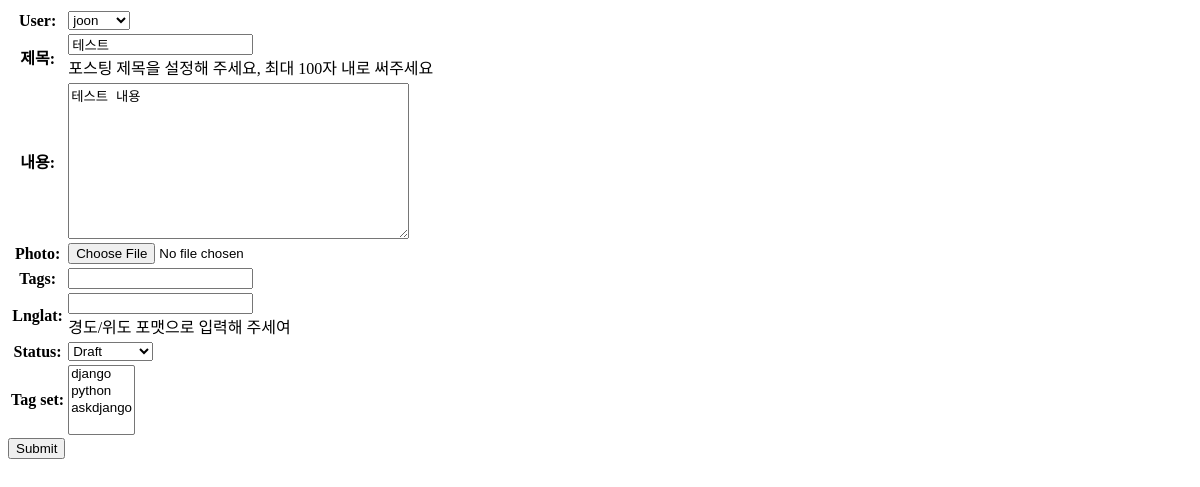
The page /blog/cbv/5/edit/ on the database as committed earlier.
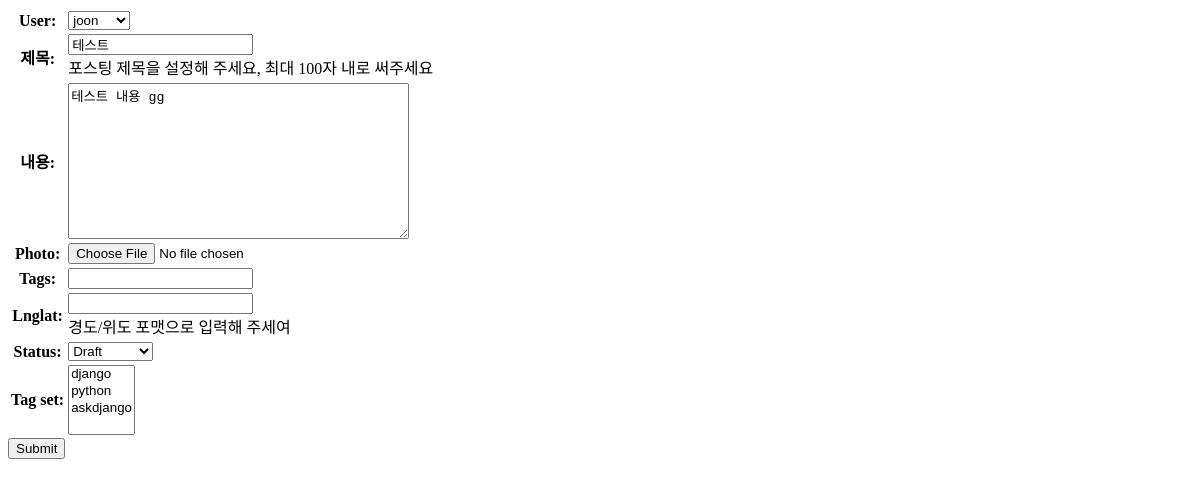
The same page on the database as committed later.
### blog/models.py (models this page shows, shortened)
class Post(models.Model):
    STATUS_CHOICES =(
        ('d', 'Draft'),
        ('p', 'Published'),
        ('w', 'Withdrawn')
    )
    user = models.ForeignKey(settings.AUTH_USER_MODEL)
    title = models.CharField(max_length=100, verbose_name ='제목', help_text='포스팅 제목을 설정해 주세요, 최대 100자 내로 써주세요') #길이 제한이 있는 문자열
    content = models.TextField(verbose_name='내용')             #길이 제한이 없는 문자열
    photo = ProcessedImageField(blank=True, upload_to ='blog/post/%Y/%m/%d',
                            processors=[Thumbnail(300, 300)], # 처리할 작업목록
                            format='JPEG',         # 최종 저장포맷
                            options={'quality': 60})# 저장 옵션
    '''
    photo = models.ImageField(blank=True, upload_to ='blog/post/%Y/%m/%d')
    photo_thumbnail = ImageSpecField( # settings.MEDIA_ROOT 내 CACHES/ 하위 경로에 생성
                     source='photo', # 원본 ImageField 명
                      processors=[Thumbnail(300, 300)], # 처리할 작업목록
                      format='JPEG', # 최종 저장포맷
                     options={'quality': 60}) # 저장 옵션
    '''
    tags = models.CharField(max_length=100, blank= True)
    lnglat = models.CharField(max_length=50, blank=True,
            validators=[lnglat_validator],
            help_text='경도/위도 포맷으로 입력해 주세여')
    status = models.CharField(max_length=1, choices=STATUS_CHOICES)
    tag_set =  models.ManyToManyField('Tag', blank= True) # 다른 앱에 있는 모델 연결시 'dojo.Tag'
    created_at = models.DateTimeField(auto_now_add = True) # 생성 될 떄, 자동 저장
    updated_at = models.DateTimeField(auto_now=True)       # 갱신 될 때, 자동 갱신
    class Meta:
        ordering = ['-id']

### blog/models.py (called while the page is built)
    def __str__(self):
        return self.name

### blog/templates/blog/post_form.html (shortened to what this page needs)
<form action ="" method='post' enctype='multipart/form-data'>
    <table>
        {{form.as_table}}
    </table>
    <input type="submit" />
</form>

Rows that differ between the two databases and show on the page:
changed Post "joon": content "테스트 내용" → "테스트 내용 gg"
